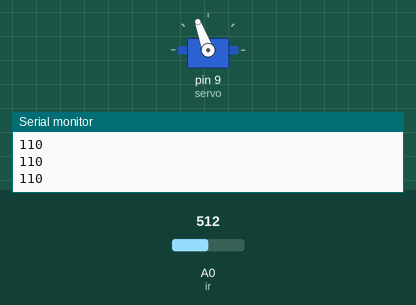
Simulated run of this sketch. Board: Arduino Uno, built with avr-gcc and run on an emulated ATmega328P. On the bench: servo, the last lines printed to the serial monitor. Inputs (shaded band) come from the test bench; at power-on: A0 (ir) = 512.

Above: at 1.3 s.
1.4 s: A0 (ir) set to 122
At 3.4 s:
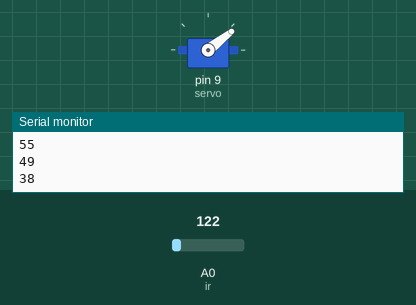
4.4 s: A0 (ir) set to 306
At 4.62 s:
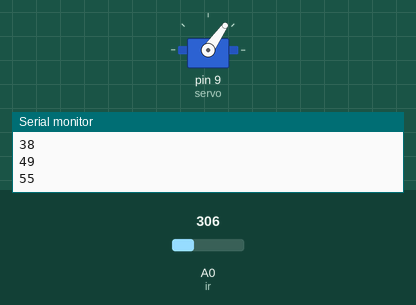
7.4 s: A0 (ir) set to 511
At 9.0 s:
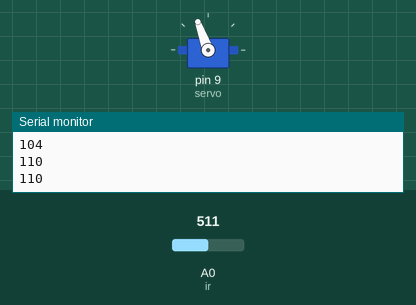
9.3 s: A0 (ir) set to 15
At 10.0 s:
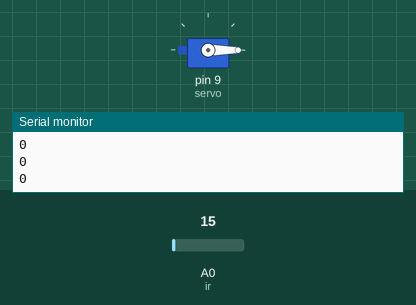
Timing chart, 0 to 11.8 s (numbered marks = the images above; inputs shaded):
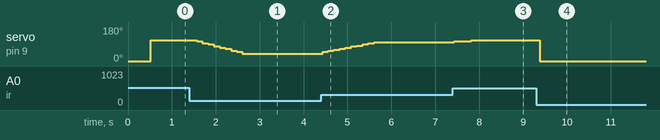

The sketch:

mirror.ino
```cpp
#include <Servo.h> //servo lib
#define ir A0
#define servo 9

#define arr_len( x ) ( sizeof( x ) / sizeof( *x ) ) // array_len function


Servo myservo;  // create servo object to control a servo
                // a maximum of eight servo objects can be created

int pos = 0;    // variable to store the servo position

int ir_mem[10]; // messuarements for ir average
int m = arr_len(ir_mem); //messuarement values of ir_mem

int d_smooth = 0; //smoothed distance d from ir sensor
int d_old = 0;
int servo_delay = 130;

void setup () {
        Serial.begin (9600);
        pinMode(ir, INPUT);

        myservo.attach(servo);  // attaches the servo on pin 9 to the servo object
        myservo.write(pos); // clean start for servo
        delay(servo_delay); // let him do this thing
}

void loop () {

        delay (servo_delay);

        int smooth_d = smooth_ir();
        //Serial.println(smooth_d);

        if(smooth_d != d_old)
        {
            if(smooth_d >= 25)
            {
              pos = 0;
            }
            else if(smooth_d <= 5)
            {
              pos = 110;

            }
            else{
              pos = map(smooth_d, 25, 5, 0, 110);
              //Serial.print("else ");
              //Serial.println(d_smooth);
            }

            Serial.println(pos);
            myservo.write(pos);
        }

        d_old = smooth_d;

}

//return distance in (cm)
int get_IR (uint16_t value) {
        if (value < 16)  value = 16;
        return int(2076.0 / (value - 11.0));
}


/*
smooth_ir
this function is my attempt to smooth the IR signal digitally by
calculating the average value of multiple meassurements

require
int array ir_mem[] (array storage for the messuarement values)
int m (amount of values in ir_mem[])

return
int smooth_d (average from m values)

*/
int smooth_ir()
{
   //reset d_smooth
   d_smooth = 0;

   //update ir_mem
   for (int i = 0; i <= m-1; i++) {
     //shift value
     if(i < m-1){
       ir_mem[i] = ir_mem[i+1];
       //Serial.print(ir_mem[i]);    //debuggatory
       //Serial.print(" ");          //debuggatory
     }
     //add new value
     else{
       uint16_t value = analogRead (ir);
       int d = get_IR (value); //Convert the analog voltage to the distance

       ir_mem[i] = d;
       //Serial.print(ir_mem[i]);  //debuggatory
     }
     //cumulate values from new ir_mem Array
     d_smooth = d_smooth + ir_mem[i];

   }
   //average from d_smooth cumulation and messuarments amounts
   d_smooth = int(d_smooth / m);
   return d_smooth;
}
```

Measured:
- after the input at 1.4 s, servo on pin 9 (servo): moves from 110° to 38° over 1.0 s, starting after 0.16 s
- after the input at 4.4 s, servo on pin 9 (servo): moves from 38° to 99° over 1.2 s, starting at once
- after the input at 7.4 s, servo on pin 9 (servo): 99° → 104° at once, → 110° 0.39 s later
- after the input at 9.3 s, servo on pin 9 (servo): 110° → 0° after 0.08 s
